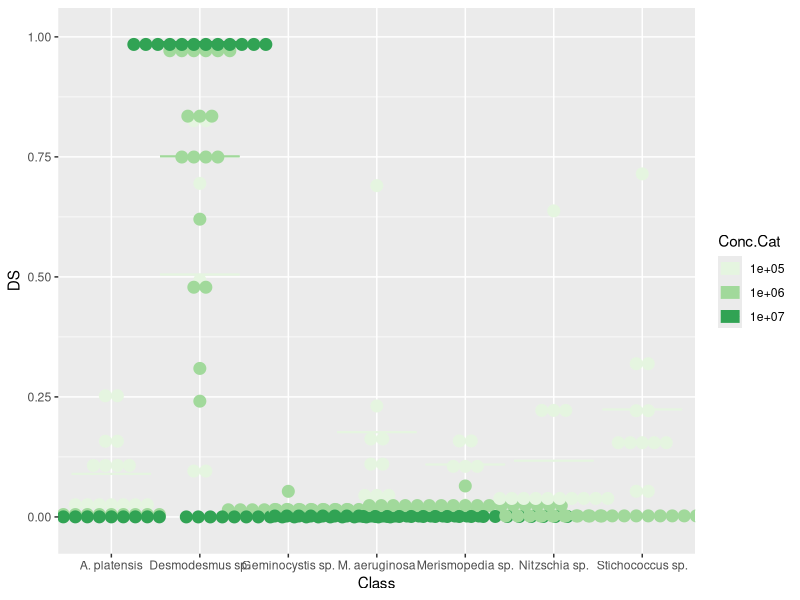
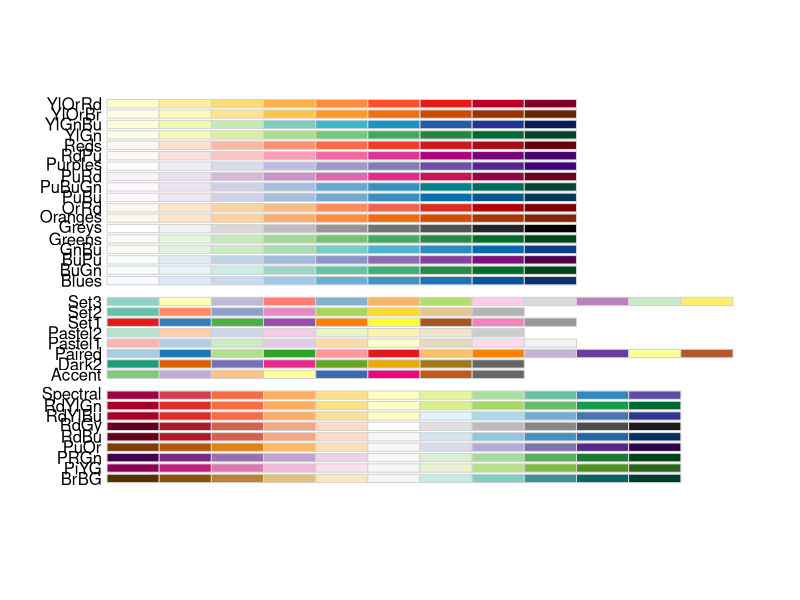

Generate these figures, in order, with R:
library(readxl)
pred_DA_svm <- read_excel("Stack Question/Bunmi Figure/pred DA svm.xlsx", sheet = "Sheet3")
View(pred_DA_svm)

head(pred_DA_svm)
data = pred_DA_svm

library(tidyverse)

data$Conc.Cat = as.character(data$Conc)
colnames(data)
data %>% 
  ggplot(aes(
    x=Class,y=DS, col=Conc.Cat, fill = Conc.Cat)) +
  scale_fill_brewer(palette="Greens") + 
  scale_color_brewer(palette="Greens") + 
  #theme(panel.background = "black") + 
  stat_summary(
    fun = mean, fun.min = mean, fun.max = mean, 
    geom = "crossbar", 
    size = 0.3) + 
  geom_dotplot(,
               binaxis = "y",         # which axis to bin along
               binwidth = 0.05,       # Minimal difference considered diffeerent
               stackdir = "center",   # Centered
               dotsize = 0.5
  )


 # geom_dotplot(aes(x=Class,y=DS), method="histodot",stackgroups=TRUE, binwidth = 1)

library(RColorBrewer)
display.brewer.all()



p= data %>% 
  ggplot(aes(x=Class,y=DS)) +
  geom_point(size=3) +
  stat_summary(
    fun.y = mean, fun.ymin = mean, fun.ymax = mean, 
    geom = "crossbar", 
    color = "blue",
    size = 0.3)

